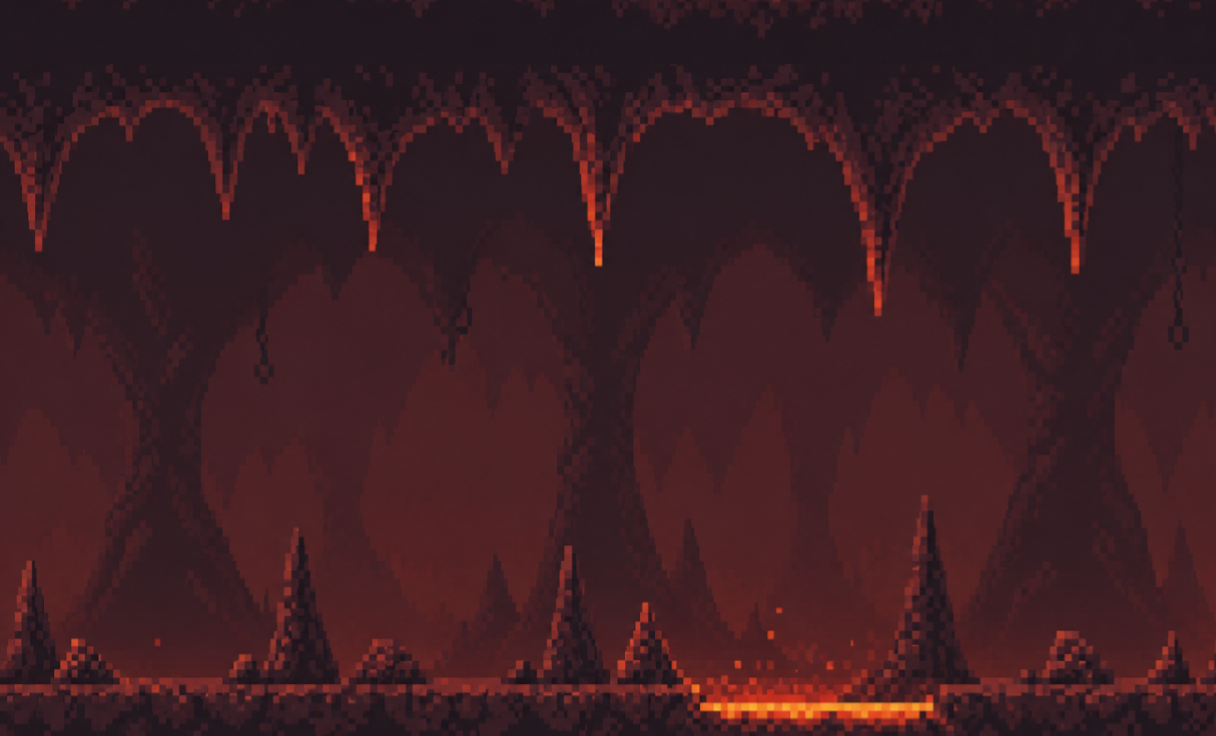

Below is a game level as drawn by its tile map, then a one-line description and the .tmx file that defines it, in full:
An orthogonal 38x23 tile map with 32x32 px tiles, 1 tile layer (Capa de patrones 1).

<map version="1.10" tiledversion="1.12.1" orientation="orthogonal" renderorder="right-down" width="38" height="23" tilewidth="32" tileheight="32" infinite="0" nextlayerid="3" nextobjectid="1">
 <tileset firstgid="1" source="Infierno arriba.tsx" />
 <layer id="1" name="Capa de patrones 1" width="38" height="23" locked="1">
  <data encoding="csv">
843,844,845,846,847,848,849,850,851,852,853,854,855,856,857,858,859,860,861,862,863,864,865,866,867,868,869,870,871,872,873,874,875,876,877,878,879,880,
883,884,885,886,887,888,889,890,891,892,893,894,895,896,897,898,899,900,901,902,903,904,905,906,907,908,909,910,911,912,913,914,915,916,917,918,919,920,
1,2,3,4,5,6,7,8,9,10,11,12,13,14,15,16,17,18,19,20,21,22,23,24,25,26,27,28,29,30,31,32,33,34,35,36,37,38,
41,42,43,44,45,46,47,48,49,50,51,52,53,54,55,56,57,58,59,60,61,62,63,64,65,66,67,68,69,70,71,72,73,74,75,76,77,78,
81,82,83,84,85,86,87,88,89,90,91,92,93,94,95,96,97,98,99,100,101,102,103,104,105,106,107,108,109,110,111,112,113,114,115,116,117,118,
121,122,123,124,125,126,127,128,129,130,131,132,133,134,135,136,137,138,139,140,141,142,143,144,145,146,147,148,149,150,151,152,153,154,155,156,157,158,
161,162,163,164,165,166,167,168,169,170,171,172,173,174,175,176,177,178,179,180,181,182,183,184,185,186,187,188,189,190,191,192,193,194,195,196,197,198,
201,202,203,204,205,206,207,208,209,210,211,212,213,214,215,216,217,218,219,220,221,222,223,224,225,226,227,228,229,230,231,232,233,234,235,236,237,238,
241,242,243,244,245,246,247,248,249,250,251,252,253,254,255,256,257,258,259,260,261,262,263,264,265,266,267,268,269,270,271,272,273,274,275,276,277,278,
281,282,283,284,285,286,287,288,289,290,291,292,293,294,295,296,297,298,299,300,301,302,303,304,305,306,307,308,309,310,311,312,313,314,315,316,317,318,
321,322,323,324,325,326,327,328,329,330,331,332,333,334,335,336,337,338,339,340,341,342,343,344,345,346,347,348,349,350,351,352,353,354,355,356,357,358,
361,362,363,364,365,366,367,368,369,370,371,372,373,374,375,376,377,378,379,380,381,382,383,384,385,386,387,388,389,390,391,392,393,394,395,396,397,398,
401,402,403,404,405,406,407,408,409,410,411,412,413,414,415,416,417,418,419,420,421,422,423,424,425,426,427,428,429,430,431,432,433,434,435,436,437,438,
441,442,443,444,445,446,447,448,449,450,451,452,453,454,455,456,457,458,459,460,461,462,463,464,465,466,467,468,469,470,471,472,473,474,475,476,477,478,
481,482,483,484,485,486,487,488,489,490,491,492,493,494,495,496,497,498,499,500,501,502,503,504,505,506,507,508,509,510,511,512,513,514,515,516,517,518,
521,522,523,524,525,526,527,528,529,530,531,532,533,534,535,536,537,538,539,540,541,542,543,544,545,546,547,548,549,550,551,552,553,554,555,556,557,558,
561,562,563,564,565,566,567,568,569,570,571,572,573,574,575,576,577,578,579,580,581,582,583,584,585,586,587,588,589,590,591,592,593,594,595,596,597,598,
601,602,603,604,605,606,607,608,609,610,611,612,613,614,615,616,617,618,619,620,621,622,623,624,625,626,627,628,629,630,631,632,633,634,635,636,637,638,
641,642,643,644,645,646,647,648,649,650,651,652,653,654,655,656,657,658,659,660,661,662,663,664,665,666,667,668,669,670,671,672,673,674,675,676,677,678,
681,682,683,684,685,686,687,688,689,690,691,692,693,694,695,696,697,698,699,700,701,702,703,704,705,706,707,708,709,710,711,712,713,714,715,716,717,718,
721,722,723,724,725,726,727,728,729,730,731,732,733,734,735,736,737,738,739,740,741,742,743,744,745,746,747,748,749,750,751,752,753,754,755,756,757,758,
761,762,763,764,765,766,767,768,769,770,771,772,773,774,775,776,777,778,779,780,781,782,783,784,785,786,787,788,789,790,791,792,793,794,795,796,797,798,
801,802,803,804,805,806,807,808,809,810,811,812,813,814,815,816,817,818,819,820,821,822,823,824,825,826,827,828,829,830,831,832,833,834,835,836,837,838
</data>
 </layer>
</map>
